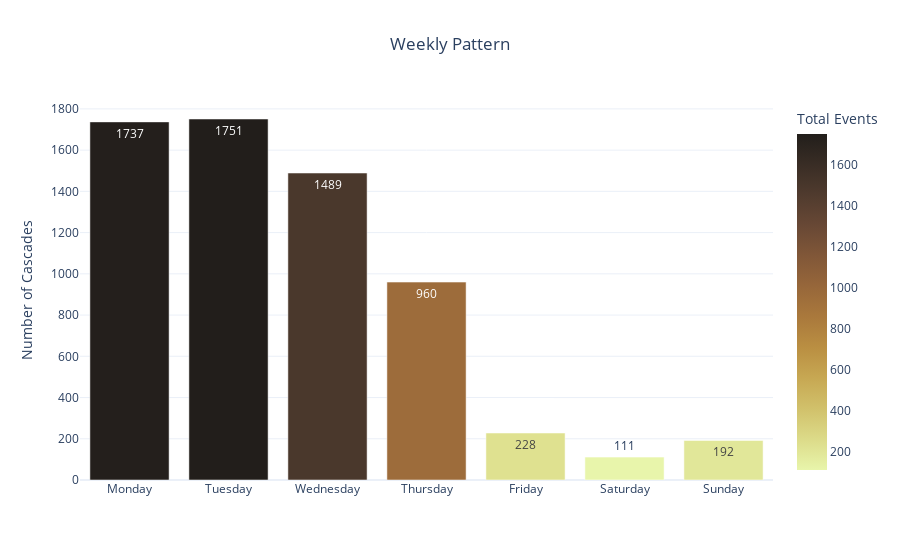
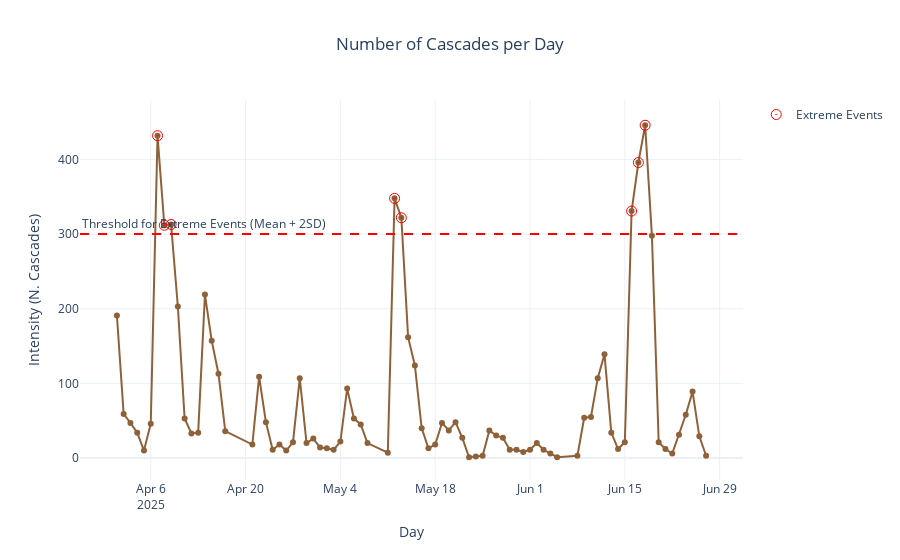

Notebook source saved alongside these figures, in order:
### Markdown cell above
#### Gasoline

##### Weekly Pattern: The "Monday-Tuesday Effect"

The "Weekly Pattern" bar chart reveals a highly synchronized and transparent pricing strategy.

**Early-Week Dominance** Cascades do not occur at random. The vast majority are concentrated on Monday (1,737) and Tuesday (1,751). This confirms a well-known industry practice: managers receive new quotes or central directives (Platts) on Monday morning and adjust their prices between Monday and Tuesday.

**Weekly Decay:** Activity levels drop progressively throughout the week. Wednesday remains active (1,489), Thursday sees a decline (960), and from Friday to Sunday, the market enters a "hibernation" phase (with cascades dropping below 200).


##### Timeline and Anomalous Spikes: "The Three Waves"

The "Number of Cascades per Day" timeline identifies three specific moments when the market "went haywire" (the red-circled Extreme Events).

By correlating these dates with oil cycles or external shocks, we observe:

**Wave 1 (April 7–9):** A massive spike (up to 432 cascades in a single day). This likely represents an immediate reaction to a bullish oil price shock or a seasonal spring transition. It is a "choral" movement: nearly half the network moved in unison.

**Wave 2 (May 12–13):** A second spike (348 cascades). Interestingly, this occurs almost exactly one month after the first. It could indicate a monthly adjustment cycle or a delayed response to a previous price drop.

**Wave 3 (June 16–18):** The highest and most sustained peak (up to 446 cascades). Occurring in mid-June, this typically aligns with the anticipated increase in summer demand.

It appears that once a month, there are 2–3 days of intense market restructuring, followed by a period of stabilization for the remainder of the month.

**Conclusion on Timeline:** the market does not boil constantly. Instead, it experiences long periods of apparent calm interrupted by sudden bursts of synchronized activity. When a cascade starts, it is rarely an isolated incident; it is a mass contagion.

### Code cell
print("---GASOLINE---")
df_gasoline = cascades_dataframe(cascades_gasoline)
most_frequent_weekday(df_gasoline)
monthly_pattern(df_gasoline)

### Figure 1 — Plotly figure (JSON) as saved in the notebook; plotly's stock layout.template omitted (floating-point values rounded to 4 significant figures)
{"data": [{"hovertemplate": "Day of the Week=%{x}<br>Total Events=%{marker.color}<extra></extra>", "legendgroup": "", "marker": {"color": [1737, 1751, 1489, 960, 228, 111, 192], "coloraxis": "coloraxis", "pattern": {"shape": ""}}, "name": "", "orientation": "v", "showlegend": false, "textposition": "auto", "texttemplate": "%{y}", "type": "bar", "x": ["Monday", "Tuesday", "Wednesday", "Thursday", "Friday", "Saturday", "Sunday"], "xaxis": "x", "y": [1737, 1751, 1489, 960, 228, 111, 192], "yaxis": "y"}], "layout": {"barmode": "relative", "coloraxis": {"colorbar": {"title": {"text": "Total Events"}}, "colorscale": [[0, "rgb(232, 245, 171)"], [0.09091, "rgb(220, 219, 137)"], [0.1818, "rgb(209, 193, 107)"], [0.2727, "rgb(199, 168, 83)"], [0.3636, "rgb(186, 143, 66)"], [0.4545, "rgb(170, 121, 60)"], [0.5455, "rgb(151, 103, 58)"], [0.6364, "rgb(129, 87, 56)"], [0.7273, "rgb(104, 72, 53)"], [0.8182, "rgb(80, 59, 46)"], [0.9091, "rgb(57, 45, 37)"], [1, "rgb(34, 30, 27)"]]}, "hovermode": "x unified", "legend": {"tracegroupgap": 0}, "showlegend": false, "title": {"text": "Weekly Pattern", "x": 0.5}, "xaxis": {"anchor": "y", "domain": [0, 1], "title": {}}, "yaxis": {"anchor": "x", "domain": [0, 1], "title": {"text": "Number of Cascades"}}}}

### Figure 2 — Plotly figure (JSON) as saved in the notebook; plotly's stock layout.template omitted (floating-point values rounded to 4 significant figures)
{"data": [{"hovertemplate": "Day=%{x}<br>Intensity (N. Cascades)=%{y}<extra></extra>", "legendgroup": "", "line": {"color": "#8f6139", "dash": "solid"}, "marker": {"size": 6, "symbol": "circle"}, "mode": "lines+markers", "name": "", "orientation": "v", "showlegend": false, "type": "scatter", "x": ["2025-04-01T00:00:00.000000000", "2025-04-02T00:00:00.000000000", "2025-04-03T00:00:00.000000000", "2025-04-04T00:00:00.000000000", "2025-04-05T00:00:00.000000000", "2025-04-06T00:00:00.000000000", "2025-04-07T00:00:00.000000000", "2025-04-08T00:00:00.000000000", "2025-04-09T00:00:00.000000000", "2025-04-10T00:00:00.000000000", "2025-04-11T00:00:00.000000000", "2025-04-12T00:00:00.000000000", "2025-04-13T00:00:00.000000000", "2025-04-14T00:00:00.000000000", "2025-04-15T00:00:00.000000000", "2025-04-16T00:00:00.000000000", "2025-04-17T00:00:00.000000000", "2025-04-21T00:00:00.000000000", "2025-04-22T00:00:00.000000000", "2025-04-23T00:00:00.000000000", "2025-04-24T00:00:00.000000000", "2025-04-25T00:00:00.000000000", "2025-04-26T00:00:00.000000000", "2025-04-27T00:00:00.000000000", "2025-04-28T00:00:00.000000000", "2025-04-29T00:00:00.000000000", "2025-04-30T00:00:00.000000000", "2025-05-01T00:00:00.000000000", "2025-05-02T00:00:00.000000000", "2025-05-03T00:00:00.000000000", "2025-05-04T00:00:00.000000000", "2025-05-05T00:00:00.000000000", "2025-05-06T00:00:00.000000000", "2025-05-07T00:00:00.000000000", "2025-05-08T00:00:00.000000000", "2025-05-11T00:00:00.000000000", "2025-05-12T00:00:00.000000000", "2025-05-13T00:00:00.000000000", "2025-05-14T00:00:00.000000000", "2025-05-15T00:00:00.000000000", "2025-05-16T00:00:00.000000000", "2025-05-17T00:00:00.000000000", "2025-05-18T00:00:00.000000000", "2025-05-19T00:00:00.000000000", "2025-05-20T00:00:00.000000000", "2025-05-21T00:00:00.000000000", "2025-05-22T00:00:00.000000000", "2025-05-23T00:00:00.000000000", "2025-05-24T00:00:00.000000000", "2025-05-25T00:00:00.000000000", "2025-05-26T00:00:00.000000000", "2025-05-27T00:00:00.000000000", "2025-05-28T00:00:00.000000000", "2025-05-29T00:00:00.000000000", "2025-05-30T00:00:00.000000000", "2025-05-31T00:00:00.000000000", "2025-06-01T00:00:00.000000000", "2025-06-02T00:00:00.000000000", "2025-06-03T00:00:00.000000000", "2025-06-04T00:00:00.000000000", "2025-06-05T00:00:00.000000000", "2025-06-08T00:00:00.000000000", "2025-06-09T00:00:00.000000000", "2025-06-10T00:00:00.000000000", "2025-06-11T00:00:00.000000000", "2025-06-12T00:00:00.000000000", "2025-06-13T00:00:00.000000000", "2025-06-14T00:00:00.000000000", "2025-06-15T00:00:00.000000000", "2025-06-16T00:00:00.000000000", "2025-06-17T00:00:00.000000000", "2025-06-18T00:00:00.000000000", "2025-06-19T00:00:00.000000000", "2025-06-20T00:00:00.000000000", "2025-06-21T00:00:00.000000000", "2025-06-22T00:00:00.000000000", "2025-06-23T00:00:00.000000000", "2025-06-24T00:00:00.000000000", "2025-06-25T00:00:00.000000000", "2025-06-26T00:00:00.000000000", "2025-06-27T00:00:00.000000000"], "xaxis": "x", "y": [191, 59, 47, 34, 10, 46, 432, 312, 313, 203, 53, 33, 34, 219, 157, 113, 36, 18, 109, 48, 11, 18, 10, 21, 107, 20, 26, 14, 13, 11, 22, 93, 53, 45, 20, 7, 348, 322, 162, 124, 40, 13, 18, 47, 37, 48, 27, 1, 2, 3, 37, 30, 27, 11, 11, 8, 11, 20, 11, 6, 1, 3, 54, 55, 107, 139, 34, 12, 21, 331, 396, 446, 298, 21, 12, 6, 31, 58, 89, 29, 3], "yaxis": "y"}, {"hoverinfo": "skip", "marker": {"color": "red", "size": 10, "symbol": "circle-open-dot"}, "mode": "markers", "name": "Extreme Events", "type": "scatter", "x": ["2025-04-07T00:00:00.000000000", "2025-04-08T00:00:00.000000000", "2025-04-09T00:00:00.000000000", "2025-05-12T00:00:00.000000000", "2025-05-13T00:00:00.000000000", "2025-06-16T00:00:00.000000000", "2025-06-17T00:00:00.000000000", "2025-06-18T00:00:00.000000000"], "y": [432, 312, 313, 348, 322, 331, 396, 446]}], "layout": {"annotations": [{"showarrow": false, "text": "Threshold for Extreme Events (Mean + 2SD)", "x": 0, "xanchor": "left", "xref": "x domain", "y": 300.3, "yanchor": "bottom", "yref": "y"}], "hovermode": "x unified", "legend": {"tracegroupgap": 0}, "shapes": [{"line": {"color": "red", "dash": "dash"}, "type": "line", "x0": 0, "x1": 1, "xref": "x domain", "y0": 300.3, "y1": 300.3, "yref": "y"}], "title": {"text": "Number of Cascades per Day", "x": 0.5}, "xaxis": {"anchor": "y", "domain": [0, 1], "title": {"text": "Day"}}, "yaxis": {"anchor": "x", "domain": [0, 1], "title": {"text": "Intensity (N. Cascades)"}}}}
